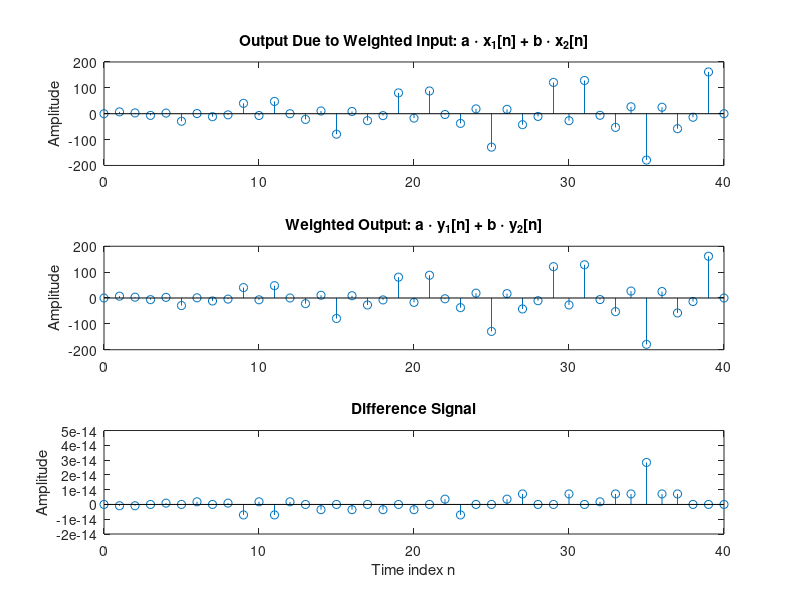
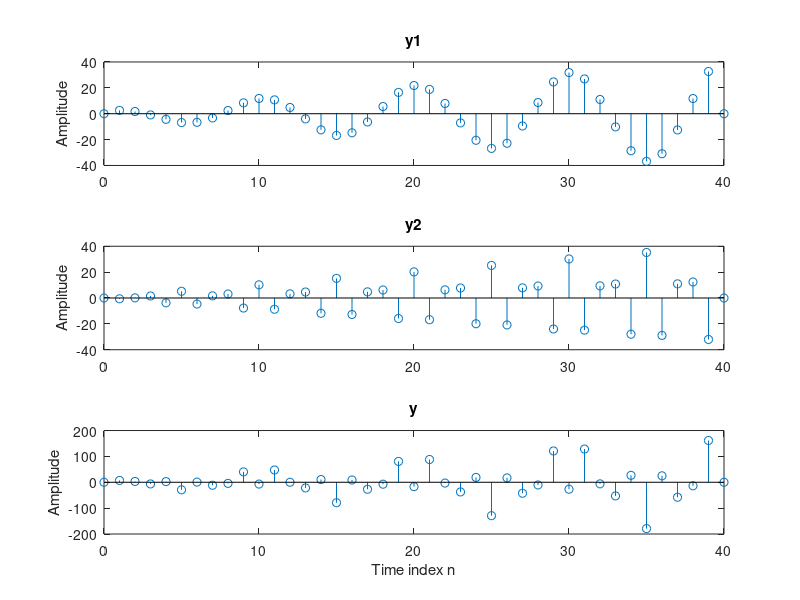

The MATLAB script that drew these images, in order:
% Program P2_3 - modified for Q2.18
% Generate the input sequences
clf;
n = 0:40;
a = 2;b = -3;
x1 = cos(2*pi*0.1*n);
x2 = cos(2*pi*0.4*n);
x = a*x1 + b*x2;
% num = [2.2403 2.4908 2.2403];
% den = [1 -0.4 0.75];
% ic = [0 0]; % Set zero initial conditions
% y1 = filter(num,den,x1,ic); % Compute the output y1[n]
% y2 = filter(num,den,x2,ic); % Compute the output y2[n]
% y = filter(num,den,x,ic); % Compute the output y[n]
y = zeros(1, 41);
y1 = zeros(1, 41);
y2 = zeros(1, 41);
for i = 2:40
    y(i) = i * x(i) + x(i-1);    % y = nx[n]x[n-1]
    y1(i) = i * x1(i) + x1(i-1); % y1 = nx1[n]x1[n-1]
    y2(i) = i * x2(i) + x2(i-1); % y2 = nx2[n]x2[n-1]
end
yt = a*y1 + b*y2; 
d = y - yt; % Compute the difference output d[n]
% Plot the outputs and the difference signal
subplot(3,1,1)
stem(n,y);
ylabel('Amplitude');
title('Output Due to Weighted Input: a \cdot x_{1}[n] + b \cdot x_{2}[n]');
subplot(3,1,2)
stem(n,yt);
ylabel('Amplitude');
title('Weighted Output: a \cdot y_{1}[n] + b \cdot y_{2}[n]');
subplot(3,1,3)
stem(n,d);
xlabel('Time index n');ylabel('Amplitude');
title('Difference Signal');

figure(2);
clf
subplot(3,1,1)
stem(n,y1);
ylabel('Amplitude');
title('y1');
subplot(3,1,2)
stem(n,y2);
ylabel('Amplitude');
title('y2');
subplot(3,1,3)
stem(n,y);
xlabel('Time index n');
ylabel('Amplitude');
title('y');
